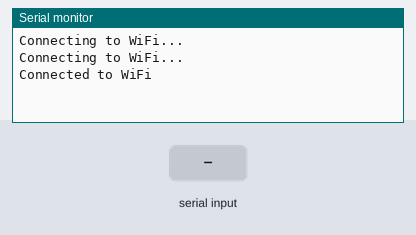
The sketch below on a simulated ESP32. On the bench: the last lines printed to the serial monitor. Inputs (shaded band) come from the test bench. WiFi joins after 1.5 s; servers stay silent unless stated; uploads are accepted with an empty reply.

Above: at 3.2 s.
3.3 s: "1" received over the second serial link
At 5.5 s:
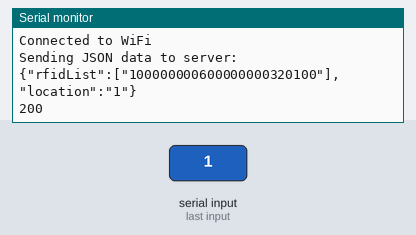
5.8 s: "0" received over the second serial link
At 6.96 s:
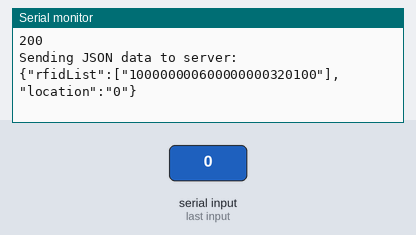
7.3 s: "2" received over the second serial link
At 8.7 s:
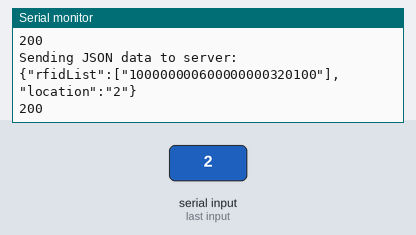
8.8 s: "1" received over the second serial link
At 9.96 s:
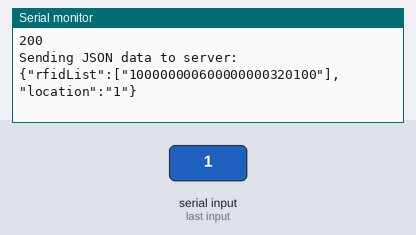
Timing chart, 0 to 11.8 s (numbered marks = the images above; inputs shaded):
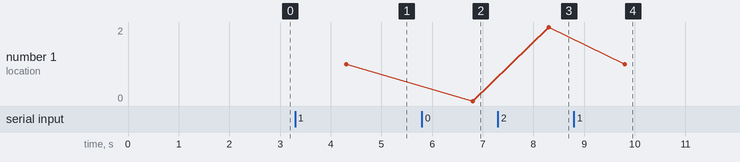

The sketch:

library.ino
```cpp
#include <WiFi.h>
#include <HTTPClient.h>
#include <ArduinoJson.h>

const char* ssid = "AndroidHotspot9738";  // WiFi 네트워크 이름
const char* password = "023759738";  // WiFi 비밀번호
const char* serverUrl = "http://52.79.204.104:8080/book/located-book";  // 데이터를 전송할 서버의 URL

String* rfidArray;  // RFID 데이터를 담을 배열
String location;  // 위치 정보를 저장할 변수
int rfidCount = 0;    // RFID 데이터의 개수
int maxRfidCount = 20;  // 초기 RFID 배열 크기

void setup() {
  Serial.begin(115200);
  // ESP32에서는 UART 통신으로 RFID 데이터를 받아옴
  Serial2.begin(115200, SERIAL_8N1, 16, 17);  // RX, TX
  // WiFi 연결
  WiFi.begin(ssid, password);
  while (WiFi.status() != WL_CONNECTED) {
    delay(1000);
    Serial.println("Connecting to WiFi...");
  }
  Serial.println("Connected to WiFi");
  rfidArray = new String[maxRfidCount];  // 초기 RFID 배열 할당
}

void loop() {
  if (Serial2.available() > 0) {
    while (Serial2.available() > 0 && rfidCount < maxRfidCount) {
      char data[15];
      Serial2.readBytes(data, 15);

      // 위치 데이터 추출 (첫 3바이트를 ASCII 문자열로 변환)
      char locationData[4];
      strncpy(locationData, data, 3);
      locationData[3] = '\0';  // 널 문자 추가
      location = String(locationData);


      // RFID 데이터 추출 (첫 3바이트 이후 12바이트를 16진수 문자열로 저장)
      char rfidData[25];  // 12바이트 * 2 + 널 문자
      for (int i = 0; i < 12; i++) {
        byte upperNibble = data[3 + i] >> 4;
        byte lowerNibble = data[3 + i] & 0x0F;
        rfidData[2*i] = upperNibble < 0xA ? '0' + upperNibble : 'A' + (upperNibble - 0xA);
        rfidData[2*i + 1] = lowerNibble < 0xA ? '0' + lowerNibble : 'A' + (lowerNibble - 0xA);
      }
      rfidData[24] = '\0';  // 널 문자 추가
      String hexData = String(rfidData);

      // 데이터 배열에 저장
      rfidArray[rfidCount] = hexData;
      rfidCount++;
    }

    if (rfidCount > 0) {
      sendRFIDDataToServer();  // 서버에 데이터를 전송
    }
  }
}

void sendRFIDDataToServer() {
  // JSON 데이터를 생성
  DynamicJsonDocument jsonDocument(1024);
  JsonArray rfidJsonArray = jsonDocument.createNestedArray("rfidList");

  for (int i = 0; i < rfidCount; i++) {
    rfidJsonArray.add(rfidArray[i]);
  }

  jsonDocument["location"] = location;  // 위치 정보를 추가

  // JSON 데이터를 문자열로 변환
  String jsonString;
  serializeJson(jsonDocument, jsonString);

 // 시리얼 모니터에 JSON 데이터 출력
  Serial.println("Sending JSON data to server:");
  Serial.println(jsonString);
  // HTTPClient를 사용하여 서버에 POST 요청을 전송
  HTTPClient http;
  http.begin(serverUrl);
  http.addHeader("Content-Type", "application/json");

  int httpResponseCode = http.POST(jsonString);
  if (httpResponseCode > 0) {
    String response = http.getString();
    Serial.println(httpResponseCode);
    Serial.println(response);

     // 응답이 빈 배열인지 확인 ([] 인 경우)
    if (response != "[]") {
      // 빈 배열이 아니면 UART2로 응답 전송(STM32,라즈베리파이)
      Serial2.println(response);
    }

  }
  else {
    Serial.print("Error on sending POST: ");
    Serial.println(httpResponseCode);
  }

  http.end();
  delete[] rfidArray;  // 동적으로 할당된 배열 메모리 해제
  rfidCount = 0;  // 데이터 전송 후 카운트 초기화
  rfidArray = new String[maxRfidCount];  // 새로운 배열 할당
}
```

Measured:
- after the input at 3.3 s, the serial monitor: prints a new line after 1.0 s (image 1)
- after the input at 5.8 s, the serial monitor: prints a new line after 1.0 s (image 2)
- after the input at 7.3 s, the serial monitor: prints a new line after 1.0 s (image 3)
- after the input at 8.8 s, the serial monitor: prints a new line after 1.0 s (image 4)
- plotted number 1: 1 → 0 after the input at 5.8 s, 0 → 2 after the input at 7.3 s, 2 → 1 after the input at 8.8 s
